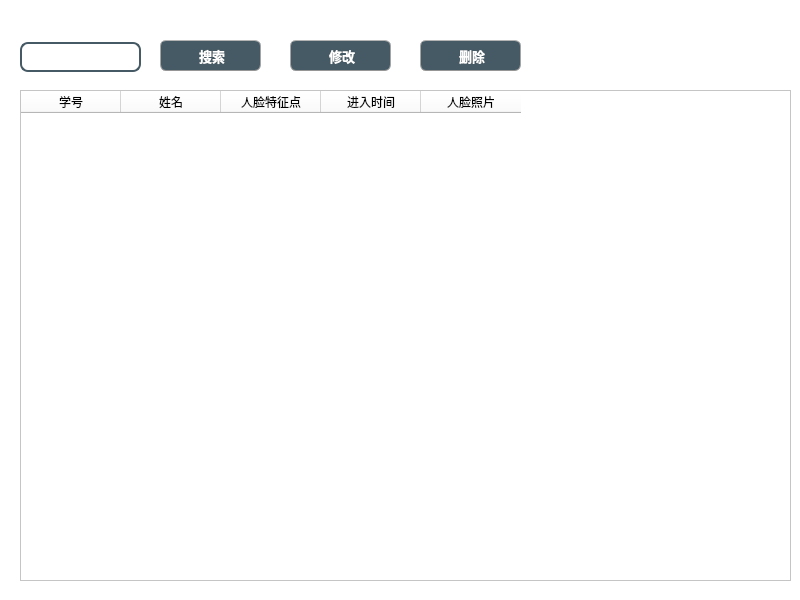
<?xml version="1.0" encoding="UTF-8"?>
<ui version="4.0">
 <class>FaceRecordForm</class>
 <widget class="QWidget" name="FaceRecordForm">
  <property name="geometry">
   <rect>
    <x>0</x>
    <y>0</y>
    <width>800</width>
    <height>600</height>
   </rect>
  </property>
  <property name="windowTitle">
   <string>Form</string>
  </property>
  <property name="styleSheet">
   <string notr="true">background-color: rgb(255, 255, 255);</string>
  </property>
  <widget class="QPushButton" name="pushButton_search">
   <property name="geometry">
    <rect>
     <x>160</x>
     <y>40</y>
     <width>101</width>
     <height>31</height>
    </rect>
   </property>
   <property name="font">
    <font>
     <family>等线</family>
     <pointsize>10</pointsize>
     <weight>75</weight>
     <bold>true</bold>
    </font>
   </property>
   <property name="styleSheet">
    <string notr="true">QPushButton{
	
	color: rgb(255, 255, 255);
	border-width: 1px;
	border-radius: 6px;
	border-bottom-color: rgb(150,150,150);
	border-right-color: rgb(165,165,165);
	border-left-color: rgb(165,165,165);
	border-top-color: rgb(180,180,180);
	border-style: solid;
	padding: 4px;
	background-color: rgb(69, 90, 100);
}
QPushButton:hover{
	color: rgb(255, 255, 255);
	border-width: 1px;
	border-radius:6px;
	border-top-color: rgb(255,150,60);
	border-right-color: qlineargradient(spread:pad, x1:0, y1:1, x2:1, y2:0, stop:0 rgba(200, 70, 20, 255), stop:1 rgba(255,150,60, 255));
	border-left-color:  qlineargradient(spread:pad, x1:1, y1:0, x2:0, y2:0, stop:0 rgba(200, 70, 20, 255), stop:1 rgba(255,150,60, 255));
	border-bottom-color: rgb(200,70,20);
	border-style: solid;
	padding: 2px;
	background-color: rgb(69, 90, 100);
}
QPushButton:default{
	color: rgb(255, 255, 255);
	border-width: 1px;
	border-radius:6px;
	border-top-color: rgb(255,150,60);
	border-right-color: qlineargradient(spread:pad, x1:0, y1:1, x2:1, y2:0, stop:0 rgba(200, 70, 20, 255), stop:1 rgba(255,150,60, 255));
	border-left-color:  qlineargradient(spread:pad, x1:1, y1:0, x2:0, y2:0, stop:0 rgba(200, 70, 20, 255), stop:1 rgba(255,150,60, 255));
	border-bottom-color: rgb(200,70,20);
	border-style: solid;
	padding: 2px;
	background-color: qlineargradient(spread:pad, x1:0.5, y1:1, x2:0.5, y2:0, stop:0 rgba(220, 220, 220, 255), stop:1 rgba(255, 255, 255, 255));
}
QPushButton:pressed{
	color: rgb(255, 255, 255);
	border-width: 1px;
	border-radius: 6px;
	border-width: 1px;
	border-top-color: rgba(255,150,60,200);
	border-right-color: qlineargradient(spread:pad, x1:0, y1:1, x2:1, y2:0, stop:0 rgba(200, 70, 20, 255), stop:1 rgba(255,150,60, 200));
	border-left-color:  qlineargradient(spread:pad, x1:1, y1:0, x2:0, y2:0, stop:0 rgba(200, 70, 20, 255), stop:1 rgba(255,150,60, 200));
	border-bottom-color: rgba(200,70,20,200);
	border-style: solid;
	padding: 2px;
	
	background-color: rgb(129, 156, 169);
	
}</string>
   </property>
   <property name="text">
    <string> 搜索</string>
   </property>
   <property name="icon">
    <iconset resource="resource.qrc">
     <normaloff>:/icon/pic/search.png</normaloff>:/icon/pic/search.png</iconset>
   </property>
  </widget>
  <widget class="QPushButton" name="pushButton_modify">
   <property name="geometry">
    <rect>
     <x>290</x>
     <y>40</y>
     <width>101</width>
     <height>31</height>
    </rect>
   </property>
   <property name="font">
    <font>
     <family>等线</family>
     <pointsize>10</pointsize>
     <weight>75</weight>
     <bold>true</bold>
    </font>
   </property>
   <property name="styleSheet">
    <string notr="true">QPushButton{
	
	color: rgb(255, 255, 255);
	border-width: 1px;
	border-radius: 6px;
	border-bottom-color: rgb(150,150,150);
	border-right-color: rgb(165,165,165);
	border-left-color: rgb(165,165,165);
	border-top-color: rgb(180,180,180);
	border-style: solid;
	padding: 4px;
	background-color: rgb(69, 90, 100);
}
QPushButton:hover{
	color: rgb(255, 255, 255);
	border-width: 1px;
	border-radius:6px;
	border-top-color: rgb(255,150,60);
	border-right-color: qlineargradient(spread:pad, x1:0, y1:1, x2:1, y2:0, stop:0 rgba(200, 70, 20, 255), stop:1 rgba(255,150,60, 255));
	border-left-color:  qlineargradient(spread:pad, x1:1, y1:0, x2:0, y2:0, stop:0 rgba(200, 70, 20, 255), stop:1 rgba(255,150,60, 255));
	border-bottom-color: rgb(200,70,20);
	border-style: solid;
	padding: 2px;
	background-color: rgb(69, 90, 100);
}
QPushButton:default{
	color: rgb(255, 255, 255);
	border-width: 1px;
	border-radius:6px;
	border-top-color: rgb(255,150,60);
	border-right-color: qlineargradient(spread:pad, x1:0, y1:1, x2:1, y2:0, stop:0 rgba(200, 70, 20, 255), stop:1 rgba(255,150,60, 255));
	border-left-color:  qlineargradient(spread:pad, x1:1, y1:0, x2:0, y2:0, stop:0 rgba(200, 70, 20, 255), stop:1 rgba(255,150,60, 255));
	border-bottom-color: rgb(200,70,20);
	border-style: solid;
	padding: 2px;
	background-color: qlineargradient(spread:pad, x1:0.5, y1:1, x2:0.5, y2:0, stop:0 rgba(220, 220, 220, 255), stop:1 rgba(255, 255, 255, 255));
}
QPushButton:pressed{
	color: rgb(255, 255, 255);
	border-width: 1px;
	border-radius: 6px;
	border-width: 1px;
	border-top-color: rgba(255,150,60,200);
	border-right-color: qlineargradient(spread:pad, x1:0, y1:1, x2:1, y2:0, stop:0 rgba(200, 70, 20, 255), stop:1 rgba(255,150,60, 200));
	border-left-color:  qlineargradient(spread:pad, x1:1, y1:0, x2:0, y2:0, stop:0 rgba(200, 70, 20, 255), stop:1 rgba(255,150,60, 200));
	border-bottom-color: rgba(200,70,20,200);
	border-style: solid;
	padding: 2px;
	
	background-color: rgb(129, 156, 169);
	
}</string>
   </property>
   <property name="text">
    <string> 修改</string>
   </property>
   <property name="icon">
    <iconset resource="resource.qrc">
     <normaloff>:/icon/pic/change.png</normaloff>:/icon/pic/change.png</iconset>
   </property>
  </widget>
  <widget class="QTableWidget" name="tableWidget">
   <property name="geometry">
    <rect>
     <x>20</x>
     <y>90</y>
     <width>771</width>
     <height>491</height>
    </rect>
   </property>
   <property name="font">
    <font>
     <family>等线</family>
     <pointsize>10</pointsize>
     <weight>75</weight>
     <bold>true</bold>
    </font>
   </property>
   <property name="styleSheet">
    <string notr="true"/>
   </property>
   <column>
    <property name="text">
     <string>学号</string>
    </property>
    <property name="font">
     <font>
      <family>Roboto</family>
     </font>
    </property>
    <property name="textAlignment">
     <set>AlignCenter</set>
    </property>
   </column>
   <column>
    <property name="text">
     <string>姓名</string>
    </property>
    <property name="font">
     <font>
      <family>Roboto</family>
      <underline>false</underline>
     </font>
    </property>
    <property name="textAlignment">
     <set>AlignCenter</set>
    </property>
   </column>
   <column>
    <property name="text">
     <string>人脸特征点</string>
    </property>
    <property name="font">
     <font>
      <family>Roboto</family>
     </font>
    </property>
    <property name="textAlignment">
     <set>AlignCenter</set>
    </property>
   </column>
   <column>
    <property name="text">
     <string>进入时间</string>
    </property>
    <property name="font">
     <font>
      <family>Roboto</family>
     </font>
    </property>
    <property name="textAlignment">
     <set>AlignCenter</set>
    </property>
   </column>
   <column>
    <property name="text">
     <string>人脸照片</string>
    </property>
    <property name="textAlignment">
     <set>AlignCenter</set>
    </property>
   </column>
  </widget>
  <widget class="QPushButton" name="pushButton_delete">
   <property name="geometry">
    <rect>
     <x>420</x>
     <y>40</y>
     <width>101</width>
     <height>31</height>
    </rect>
   </property>
   <property name="font">
    <font>
     <family>等线</family>
     <pointsize>10</pointsize>
     <weight>75</weight>
     <bold>true</bold>
    </font>
   </property>
   <property name="styleSheet">
    <string notr="true">QPushButton{
	
	color: rgb(255, 255, 255);
	border-width: 1px;
	border-radius: 6px;
	border-bottom-color: rgb(150,150,150);
	border-right-color: rgb(165,165,165);
	border-left-color: rgb(165,165,165);
	border-top-color: rgb(180,180,180);
	border-style: solid;
	padding: 4px;
	background-color: rgb(69, 90, 100);
}
QPushButton:hover{
	color: rgb(255, 255, 255);
	border-width: 1px;
	border-radius:6px;
	border-top-color: rgb(255,150,60);
	border-right-color: qlineargradient(spread:pad, x1:0, y1:1, x2:1, y2:0, stop:0 rgba(200, 70, 20, 255), stop:1 rgba(255,150,60, 255));
	border-left-color:  qlineargradient(spread:pad, x1:1, y1:0, x2:0, y2:0, stop:0 rgba(200, 70, 20, 255), stop:1 rgba(255,150,60, 255));
	border-bottom-color: rgb(200,70,20);
	border-style: solid;
	padding: 2px;
	background-color: rgb(69, 90, 100);
}
QPushButton:default{
	color: rgb(255, 255, 255);
	border-width: 1px;
	border-radius:6px;
	border-top-color: rgb(255,150,60);
	border-right-color: qlineargradient(spread:pad, x1:0, y1:1, x2:1, y2:0, stop:0 rgba(200, 70, 20, 255), stop:1 rgba(255,150,60, 255));
	border-left-color:  qlineargradient(spread:pad, x1:1, y1:0, x2:0, y2:0, stop:0 rgba(200, 70, 20, 255), stop:1 rgba(255,150,60, 255));
	border-bottom-color: rgb(200,70,20);
	border-style: solid;
	padding: 2px;
	background-color: qlineargradient(spread:pad, x1:0.5, y1:1, x2:0.5, y2:0, stop:0 rgba(220, 220, 220, 255), stop:1 rgba(255, 255, 255, 255));
}
QPushButton:pressed{
	color: rgb(255, 255, 255);
	border-width: 1px;
	border-radius: 6px;
	border-width: 1px;
	border-top-color: rgba(255,150,60,200);
	border-right-color: qlineargradient(spread:pad, x1:0, y1:1, x2:1, y2:0, stop:0 rgba(200, 70, 20, 255), stop:1 rgba(255,150,60, 200));
	border-left-color:  qlineargradient(spread:pad, x1:1, y1:0, x2:0, y2:0, stop:0 rgba(200, 70, 20, 255), stop:1 rgba(255,150,60, 200));
	border-bottom-color: rgba(200,70,20,200);
	border-style: solid;
	padding: 2px;
	
	background-color: rgb(129, 156, 169);
	
}</string>
   </property>
   <property name="text">
    <string> 删除</string>
   </property>
   <property name="icon">
    <iconset resource="resource.qrc">
     <normaloff>:/icon/pic/delete (1).png</normaloff>:/icon/pic/delete (1).png</iconset>
   </property>
  </widget>
  <widget class="QLineEdit" name="lineEdit_search">
   <property name="geometry">
    <rect>
     <x>20</x>
     <y>42</y>
     <width>121</width>
     <height>30</height>
    </rect>
   </property>
   <property name="font">
    <font>
     <family>等线</family>
     <pointsize>10</pointsize>
     <weight>75</weight>
     <bold>true</bold>
    </font>
   </property>
   <property name="styleSheet">
    <string notr="true">background-color: rgb(255, 255, 255);
border: 2px solid;
border-color: rgb(69, 90, 100);
border-radius:8px;</string>
   </property>
  </widget>
 </widget>
 <resources>
  <include location="resource.qrc"/>
 </resources>
 <connections/>
</ui>
